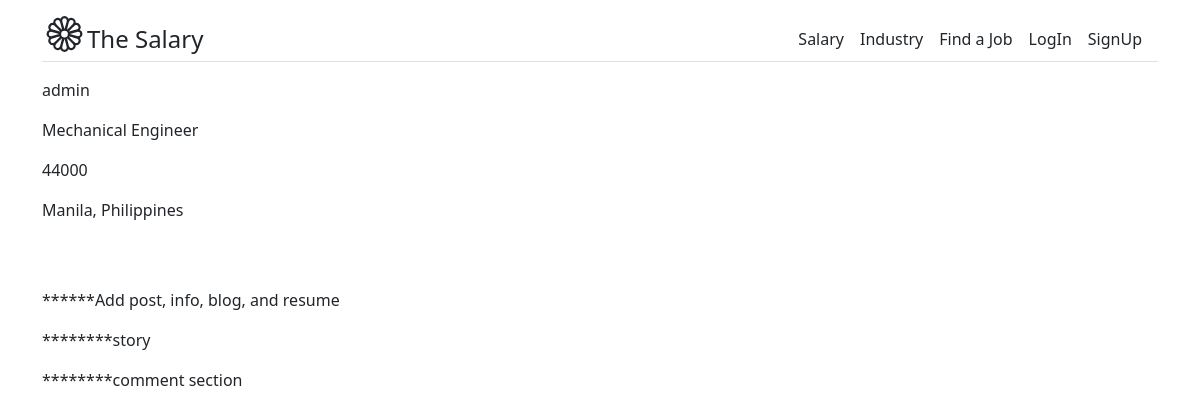
The app's page /salary/salary-post/1/, older data.
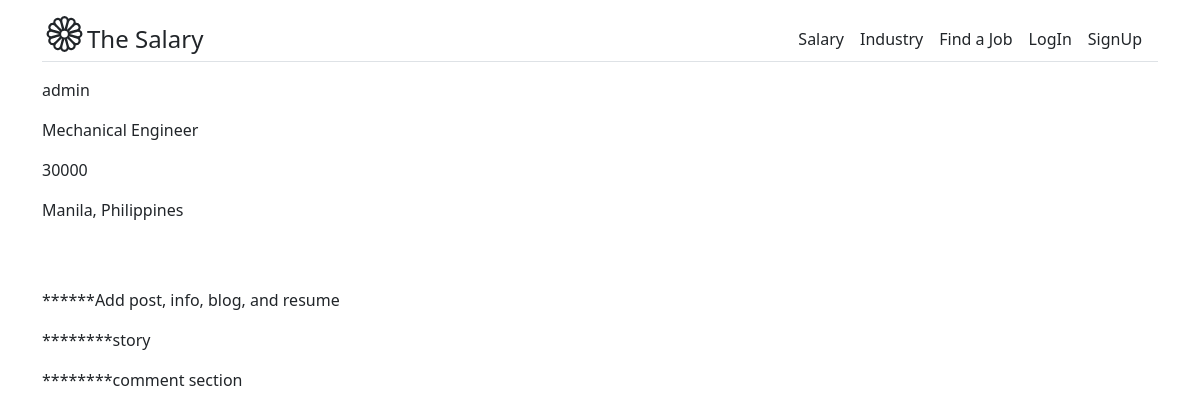
The same page, newer data.
### account/models.py (models this page shows, shortened)
class UserProfile(models.Model):
    position                    = models.CharField(max_length=50, null=False, blank=False)
    yoe                         = models.PositiveSmallIntegerField(null=False, blank=False)
    tool_1                      = models.CharField(max_length=20, null=False, blank=False)
    tool_2                      = models.CharField(max_length=20, null=True, blank=True)
    tool_3                      = models.CharField(max_length=20, null=True, blank=True)
    salary                      = models.PositiveIntegerField(null=False, blank=False)
    location                    = models.CharField(max_length=50, null=False, blank=False)
    industry                    = models.ForeignKey(Industry, on_delete=models.CASCADE)
    user                        = models.OneToOneField(CustomUser, on_delete=models.CASCADE)
    created                     = models.DateTimeField(auto_now_add=True)
    updated                     = models.DateTimeField(auto_now=True)
    class Meta:
        verbose_name            = 'Salary Info'
        verbose_name_plural     = 'Salary Info'

class CustomUser(AbstractBaseUser, PermissionsMixin):
    email           = models.EmailField(_('Email Address'), unique=True)
    username        = models.CharField(max_length=15, unique=True, blank=True, null=True)
    first_name      = models.CharField(max_length=20)
    last_name       = models.CharField(max_length=20)
    birthday        = models.DateField(null=True, blank=True)
    is_active       = models.BooleanField(default=True)
    is_staff        = models.BooleanField(default=False)
    is_superuser    = models.BooleanField(default=False)
    date_created    = models.DateTimeField(auto_now_add=True)
    USERNAME_FIELD  = 'email'
    REQUIRED_FIELDS = ['username', 'first_name', 'last_name']
    objects = CustomUserManager()
    class Meta:
        verbose_name            = 'Account'
        verbose_name_plural     = 'Accounts'

### salary/views.py (the view)
# urls.py: path('salary-post/<int:pk>/', SalaryPostDetail.as_view(), name='salary_post_detail'),
class SalaryPostDetail(DetailView):
    template_name = 'salary_blog/salary_post_detail.html'
    context_object_name = 'post'
    queryset = UserProfile.objects.all()

### templates/salary_blog/salary_post_detail.html (shortened to what this page needs)
{% extends 'base.html' %}
{% block content %}
<div class="container">
    <p>{{post.user.username}}</p>
    <p>{{post.position}}</p>
    <p>{{post.salary}}</p>
    <p>{{post.location}}</p>
    <p style="padding-top: 50px;">******Add post, info, blog, and resume</p>
    <p>********story</p>
    <p>********comment section</p>
</div>
{% endblock %}

Row changes from the older to the newer data that the page shows:
changed UserProfile "Mechanical Engineer": salary "44000" → "30000"
